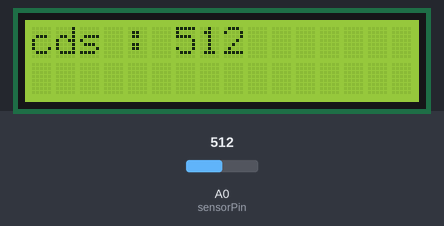
Simulated run of this sketch. Board: Arduino Uno, built with avr-gcc and run on an emulated ATmega328P. Parts: 16×2 character LCD. The test bench sets the inputs (shaded band); at power-on: A0 (sensorPin) = 512.

Above: at 1.3 s.
1.4 s: A0 (sensorPin) set to 716
At 2.9 s:
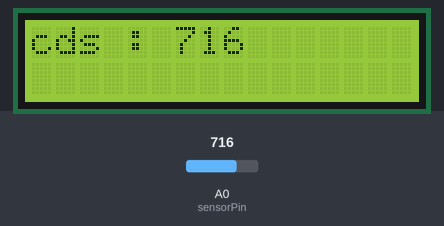
5.5 s: A0 (sensorPin) set to 900
At 6.8 s:
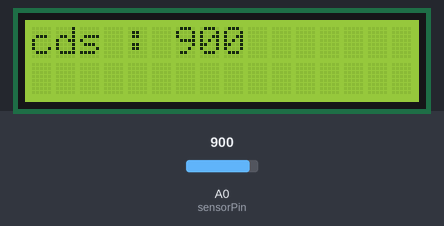
8.7 s: A0 (sensorPin) set to 1023
At 10.0 s:
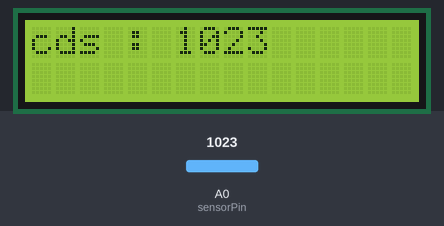
Timing chart, 0 to 11.7 s (numbered marks = the images above; inputs shaded):
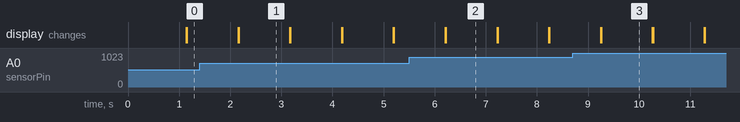

Measured:
- after the input at 1.4 s, the display: first differs from a run without the input after 0.76 s (image 1)
- after the input at 5.5 s, the display: first differs from a run without the input after 0.72 s (image 2)
- after the input at 8.7 s, the display: first differs from a run without the input after 0.56 s (image 3)
- what the display in image 1 shows lasts 1.0 s, from 2.2 s to 3.2 s

The sketch:

cds_lcd.ino
```cpp
#include <Wire.h>
#include <LiquidCrystal_I2C.h>

LiquidCrystal_I2C lcd(0x27,16,2);  // set the LCD address to 0x27 for a 16 chars and 2 line display

int sensorPin = A0; // 조도 센서 연결 핀
int sensorValue = 0; // 측정된 조도 값

void setup() {
  lcd.init();
  lcd.init();
  lcd.backlight();
}

void loop() {
 sensorValue = analogRead(sensorPin); // 조도 센서 값을 측정
 lcd.setCursor(6,0);
 lcd.setCursor(0,0);
 lcd.print("cds : ");
 lcd.print(sensorValue);
 delay(1000);
 lcd.clear();
}
```
